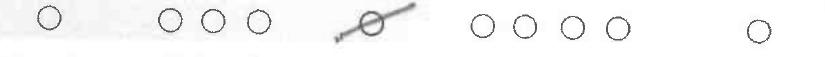
#> input picture templates/question_6ZOOMED_template2.jpg, 825 x 57 px, given in place of testimg.png, which was not available
$ python extractSurveyfromSurvey.py templates/question_6ZOOMED_template2.jpg   (older library calls are emulated)
#> lines starting #> are read from the running program, lines starting #| are printed output that depends on the picture; after the words box and inside, x2 and y2 are one past the last pixel; in counts of white or black regions, pixels touching at a corner belong together; pictures that were not available may be replaced by others from this repository, and a replacement may not be noted
#!/usr/bin/env python3
# -*- coding: utf-8 -*-
"""
Created on Thu Apr  2 16:23:58 2020

@author: natewagner
"""

import glob
import os
import random
import sys
import math
import json
from collections import defaultdict

import cv2
from PIL import Image, ImageDraw
import numpy as np
from scipy.ndimage.filters import rank_filter


def dilate(ary, N, iterations):
    """Dilate using an NxN '+' sign shape. ary is np.uint8."""

    kernel = np.zeros((N,N), dtype=np.uint8)
    kernel[(N-1)//2,:] = 1  # Bug solved with // (integer division)

    dilated_image = cv2.dilate(ary / 255, kernel, iterations=iterations)

    kernel = np.zeros((N,N), dtype=np.uint8)
    kernel[:,(N-1)//2] = 1  # Bug solved with // (integer division)
    dilated_image = cv2.dilate(dilated_image, kernel, iterations=iterations)
    return dilated_image


# [28 lines left out: functions props_for_contours, union_crops, intersect_crops, not called in this run]


def crop_area(crop):
    x1, y1, x2, y2 = crop
    return max(0, x2 - x1) * max(0, y2 - y1)


def find_border_components(contours, ary):
    borders = []
    area = ary.shape[0] * ary.shape[1]
    for i, c in enumerate(contours):
        x,y,w,h = cv2.boundingRect(c)
        if w * h > 0.5 * area:
            borders.append((i, x, y, x + w - 1, y + h - 1))
    return borders


def angle_from_right(deg):
    return min(deg % 90, 90 - (deg % 90))


# [19 lines left out: function remove_border, not called in this run]


def find_components(edges, max_components=16):
    """Dilate the image until there are just a few connected components.

    Returns contours for these components."""
    # Perform increasingly aggressive dilation until there are just a few
    # connected components.

    count = 21
    dilation = 5
    n = 1
    while count > 16:
        n += 1
        dilated_image = dilate(edges, N=3, iterations=n)
        dilated_image = np.uint8(dilated_image)
        contours, hierarchy = cv2.findContours(dilated_image, cv2.RETR_TREE, cv2.CHAIN_APPROX_SIMPLE)
        count = len(contours)
    #print dilation
    #Image.fromarray(edges).show()
    #Image.fromarray(255 * dilated_image).show()
    return contours


# [90 lines left out: functions find_optimal_components_subset, pad_crop, not called in this run]


def downscale_image(im, max_dim=2048):
    """Shrink im until its longest dimension is <= max_dim.

    Returns new_image, scale (where scale <= 1).
    """
    a, b = im.size
    if max(a, b) <= max_dim:
        return 1.0, im

    scale = 1.0 * max_dim / max(a, b)
    new_im = im.resize((int(a * scale), int(b * scale)), Image.ANTIALIAS)
    return scale, new_im


def process_image(im):

    orig_im = im
    scale, im = downscale_image(orig_im)

    edges = cv2.Canny(np.asarray(im), 100, 200)

    # TODO: dilate image _before_ finding a border. This is crazy sensitive!
    contours, hierarchy = cv2.findContours(edges, cv2.RETR_TREE, cv2.CHAIN_APPROX_SIMPLE)
    borders = find_border_components(contours, edges)
    borders.sort(key=lambda i_x1_y1_x2_y2: (i_x1_y1_x2_y2[3] - i_x1_y1_x2_y2[1]) * (i_x1_y1_x2_y2[4] - i_x1_y1_x2_y2[2]))

    border_contour = None
    if len(borders):
        border_contour = contours[borders[0][0]]
        edges = remove_border(border_contour, edges)

    edges = 255 * (edges > 0).astype(np.uint8)

    # Remove ~1px borders using a rank filter.
    maxed_rows = rank_filter(edges, -10, size=(1, 20))
    maxed_cols = rank_filter(edges, -10, size=(20, 1))
    debordered = np.minimum(np.minimum(edges, maxed_rows), maxed_cols)
    edges = debordered

    contours = find_components(edges)
    if len(contours) == 0:
        print('%s -> (no text!)' % path)
        return


    crop = find_optimal_components_subset(contours, edges)
    crop = pad_crop(crop, contours, edges, border_contour)

    crop = [int(x / scale) for x in crop]  # upscale to the original image size.

    # [10 lines of commented-out code are left out]
    text_im = orig_im.crop(crop)

    return(text_im)
    #text_im.save(out_path)
    #print('%s -> %s' % (path, out_path))


if __name__ == '__main__':
    if len(sys.argv) == 2 and '*' in sys.argv[1]:
        files = glob.glob(sys.argv[1])
        random.shuffle(files)
    else:
        files = sys.argv[1:]

    for path in files:
        out_path = path.replace('.jpg', '.crop.png')
        #out_path = path.replace('.png', '.crop.png')  # .png as input
        if os.path.exists(out_path): continue
        try:
            process_image(path, out_path)
        except Exception as e:
            print('%s %s' % (path, e))


te = Image.open("/Users/natewagner/Documents/testimg.png")
#> te is the input picture: PIL image 825x57 L; min 57, max 255, mean 246.5
ex = process_image(te)
#> in process_image, `scale, im = downscale_image(orig_im)`: scale = 1
#> in process_image, `edges = cv2.Canny(np.asarray(im), 100, 200)`:
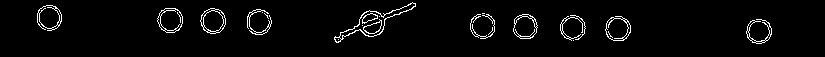
#> edges: shape (57, 825); 3.3% white in thin lines or dots, all inside (x1, y1, x2, y2) = (37, 2, 772, 44)
#> in process_image, `contours, hierarchy = cv2.findContours(edges, cv2.RETR_TREE, cv2.CHAIN..`: contours = 75 contours, 42 with area under 20; largest, box (x1, y1, x2, y2) and area: (334, 2, 416, 43) 794, (339, 2, 416, 40) 718, (200, 8, 226, 34) 484, (157, 8, 183, 33) 480, (605, 16, 631, 41) 463
#> the loop in find_border_components, `for i, c in enumerate(contours):` made 75 passes
#> (x, y, w, h) on passes 1, 3, 4, 5, 7, 8, 9, 10, 11, 12, 13, 14: (573, 40, 1, 1), (746, 19, 26, 25), (755, 41, 8, 3), (761, 40, 5, 3), (751, 39, 6, 4), (748, 36, 5, 5), (765, 33, 6, 8), (746, 30, 4, 8), (768, 26, 4, 9), (747, 20, 9, 12), (605, 16, 26, 25), (622, 21, 9, 19)
#> (c, x, y, w, h) on passes 2, 6, 28, 29, 37: ([[492, 27], [492, 30], [488, 34], [492, 30]], 488, 27, 5, 8), ([[764, 40], [765, 39], [766, 40], [765, 41]], 764, 39, 3, 3), ([[518, 36], [519, 35], [520, 36], [519, 37]], 518, 35, 3, 3), ([[535, 27], [536, 26], [537, 27], [536, 28]], 535, 26, 3, 3), ([[482, 13], [484, 13]], 482, 13, 3, 1)
#> after the loop in find_border_components, `for i, c in enumerate(contours):`: borders = []
#> in process_image, `maxed_rows = rank_filter(edges, -10, size=(1, 20))`:
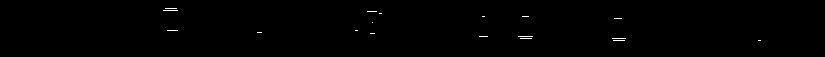
#> maxed_rows: shape (57, 825); 0.31% white in thin lines or dots, all inside (x1, y1, x2, y2) = (163, 8, 761, 41)
#> in process_image, `maxed_cols = rank_filter(edges, -10, size=(20, 1))`:
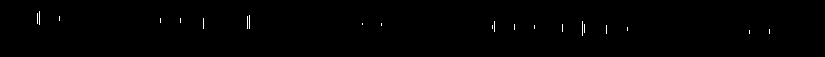
#> maxed_cols: shape (57, 825); 0.34% white in thin lines or dots, all inside (x1, y1, x2, y2) = (37, 11, 770, 36)
#> in process_image, `debordered = np.minimum(np.minimum(edges, maxed_rows), maxed_cols)`: debordered: shape (57, 825); every value is 0
#> the loop in find_components, `while count > 16:` made 1 pass
#> count on pass 1: 0
#> after the loop in find_components, `while count > 16:`: n = 2
#> in process_image, `contours = find_components(edges)`: contours = []

$ run again, on templates/question_6_template.jpg
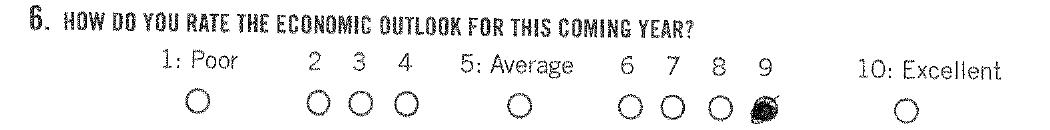
#> input picture templates/question_6_template.jpg, 1050 x 130 px, given in place of testimg.png, which was not available
#> te is the input picture: PIL image 1050x130 L; min 0, max 255, mean 241.4
#> scale = 1
#> in process_image, `edges = cv2.Canny(np.asarray(im), 100, 200)`:
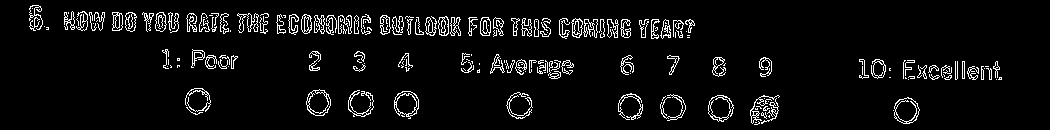
#> edges: shape (130, 1050); 5.6% white in thin lines or dots, all inside (x1, y1, x2, y2) = (29, 5, 1002, 125)
#> in process_image, `contours, hierarchy = cv2.findContours(edges, cv2.RETR_TREE, cv2.CHAIN..`: contours = 453 contours, 313 with area under 20; largest, box (x1, y1, x2, y2) and area: (894, 97, 920, 124) 497, (306, 89, 331, 116) 484, (394, 91, 419, 119) 484, (708, 95, 734, 122) 442, (894, 97, 920, 122) 409
#> the loop in find_border_components, `for i, c in enumerate(contours):` made 453 passes
#> (x, y, w, h) on passes 2, 4, 5: (754, 121, 6, 4), (401, 115, 4, 2), (761, 112, 6, 7)
#> after the loop in find_border_components, `for i, c in enumerate(contours):`: borders = []
#> maxed_rows: shape (130, 1050); 0.93% white in thin lines or dots, all inside (x1, y1, x2, y2) = (71, 12, 993, 120)
#> maxed_cols: shape (130, 1050); 1.6% white in thin lines or dots, all inside (x1, y1, x2, y2) = (30, 9, 998, 119)
#> debordered: shape (130, 1050); 0.05% white in thin lines or dots, all inside (x1, y1, x2, y2) = (71, 15, 992, 114)
#> the loop in find_components, `while count > 16:` made 10 passes
#> count on passes 1 to 8: 39, 30, 30, 24, 22, 20, 17, 17
#> after the loop in find_components, `while count > 16:`: n = 11
#> in process_image, `contours = find_components(edges)`: contours = 15 contours; largest, box (x1, y1, x2, y2) and area: (561, 8, 635, 46) 2255, (278, 6, 338, 44) 1746, (640, 9, 685, 49) 1651, (518, 49, 561, 85) 1294, (970, 55, 1003, 91) 981
#> the loop in props_for_contours, `for c in contours:` made 15 passes
#> after the loop in props_for_contours, `for c in contours:`: c_info = 15 items
#> total = 69
#> in find_optimal_components_subset, `area = edges.shape[0] * edges.shape[1]`: area = 136500
#> in find_optimal_components_subset, `c = c_info[0]`: c = {'x1': 561, 'y1': 8, 'x2': 634, 'y2': 45, 'sum': 13}
#> this_crop = (561, 8, 634, 45)
#> covered_sum = 13
#> the loop in find_optimal_components_subset, `while covered_sum < total:` made 10 passes
#> (printed output is left out)
#> the loop in props_for_contours (call 2), `for c in contours:` made 15 passes
#> the loop in pad_crop, `for c in c_info:` made 15 passes
#> in process_image, `text_im = orig_im.crop(crop)`:
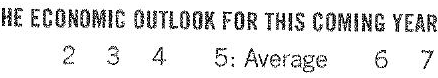
#> text_im: PIL image 438x78 L; min 0, max 255, mean 228.9
